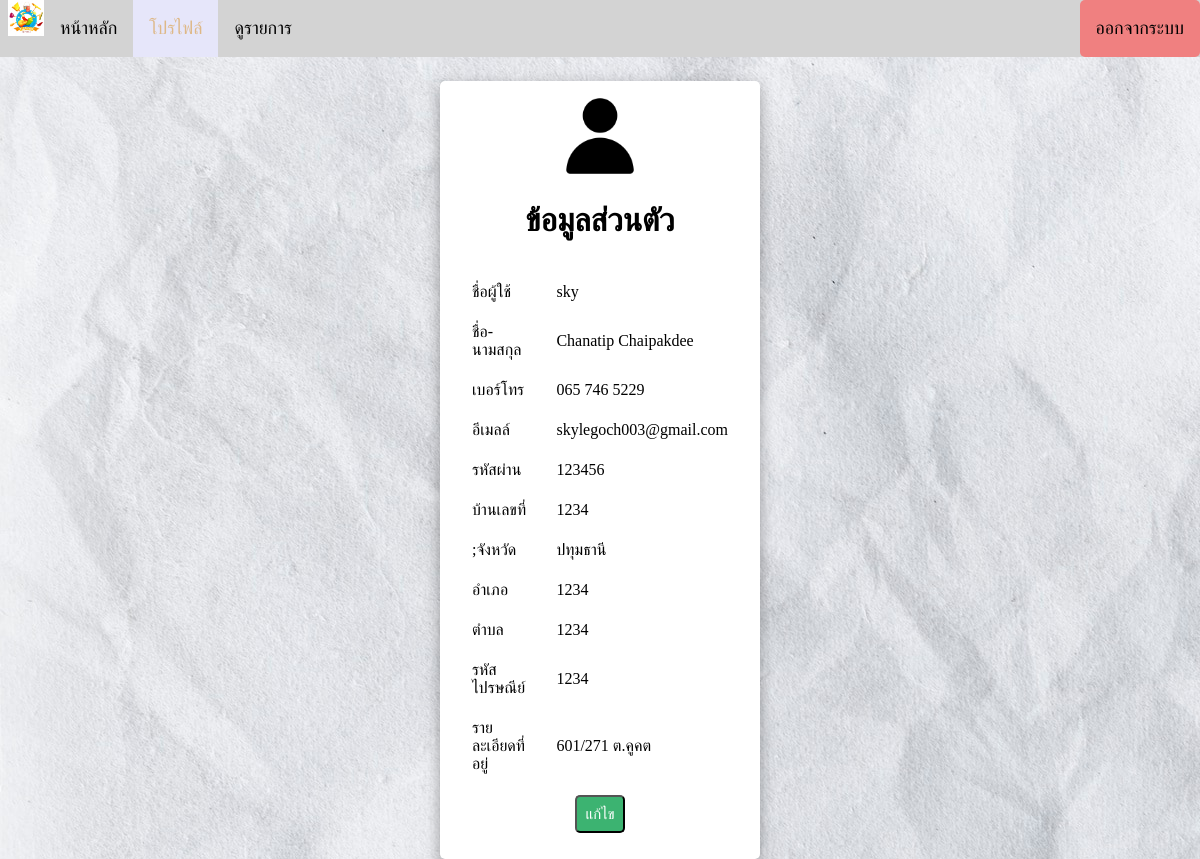
Page /Profile.php (signed in) on the committed database.
### tables this page shows
CREATE TABLE `users` (
  `username` varchar(20) NOT NULL,
  `fullname` varchar(40) NOT NULL,
  `tel` varchar(14) NOT NULL,
  `email` varchar(40) NOT NULL,
  `pw` varchar(20) NOT NULL,
  `nbhome` varchar(20) NOT NULL,
  `province` varchar(20) NOT NULL,
  `district` varchar(20) NOT NULL,
  `subdistrict` varchar(20) NOT NULL,
  `post` int(5) NOT NULL,
  `addressLocation` varchar(100) NOT NULL
);

### Profile.php (the view, shortened to what this page needs)
<?php
$objConnect = mysqli_connect("localhost","root","")or die("Can't connect to database");
mysqli_query($objConnect, "SET NAMES utf8");
$strSQL = "SELECT * FROM users WHERE username = '".$_SESSION['username']."' ";
$objQuery = mysqli_query($objConnect, $strSQL);
$objResult = mysqli_fetch_array($objQuery);
?>
<html>
    <head>
        <link rel="stylesheet" href="StyData.css">
    </head>
    <body>
        <div class="navbar">
            <img src="clean.jpg" width="3%" style="float: left; padding-left: 8">
            <a href="index.php">หน้าหลัก</a>
            <a class="active" href="Profile.php">โปรไฟล์</a>
            <a href="History.php">ดูรายการ</a>
            <a class="buttonExit" href="logout.php" style="float: right;">ออกจากระบบ</a>
        </div>
        <div class="frame">
            <form method="get" action="ProfileEdit.php">
                <img src="user.png" class="imgLogo">
                <h1>ข้อมูลส่วนตัว</h1>
                <table>
                    <tr>
                        <td>ชื่อผู้ใช้</td>
                        <td><?php echo $objResult["username"];?></td>
                    </tr>
                    <tr>
                        <td>ชื่อ-นามสกุล</td>
                        <td><?php echo $objResult["fullname"];?></td>
                    </tr>
                    <tr>
                        <td>เบอร์โทร</td>
                        <td><?php echo $objResult["tel"];?></td>
                    </tr>
                    <tr>
                        <td>อีเมลล์</td>
                        <td><?php echo $objResult["email"];?></td>
                    </tr>
                    <tr>
                        <td>รหัสผ่าน</td>
                        <td><?php echo $objResult["pw"];?></td>
                    </tr>
                    <tr>
                        <td>บ้านเลขที่</td>
                        <td><?php echo $objResult["nbhome"];?></td>
                    </tr>
                    <tr>
                        <td>;จังหวัด</td>
                        <td><?php echo $objResult["province"];?></td>
                    </tr>
                    <tr>
                        <td>อำเภอ</td>
                        <td><?php echo $objResult["district"];?></td>
                    </tr>
                    <tr>
                        <td>ตำบล</td>
                        <td><?php echo $objResult["subdistrict"];?></td>
                    </tr>
                    <tr>
                        <td>รหัสไปรษณีย์</td>
                        <td><?php echo $objResult["post"];?></td>
                    </tr>
                    <tr>
                        <td>รายละเอียดที่อยู่</td>
                        <td><?php echo $objResult["addressLocation"];?></td>
                    </tr>
                </table>
                <button class="buttonConfirm" type="submit">แก้ไข</button>
            </form>
        </div>
    </body>
</html>

### styData.css (style rules this page uses)
html, body { background-image: url(paper.jpg); background-color: lightblue; margin: 0; padding: 0; }
.navbar { background-color: lightgrey; overflow: hidden; }
.navbar a { float: left; color: black; text-align: center; padding: 18px 16px; text-decoration: none; font-size: 18px; }
.navbar a.active { background-color: lavender; color: burlywood; }
.frame { background-color: white; padding: 10 10; text-align: center; margin-top: 2%; border-radius: 5px; width: 25%; margin-left: auto; margin-right: auto; box-shadow: rgba(0, 0, 0, 0.35) 0px 5px 15px; }
.imgLogo { width: 30%; }
table, tr, td { margin-left: auto; margin-right: auto; padding: 10 10; }
.buttonExit { background-color: lightcoral; color: white; padding: 8 8; text-decoration: none; border-radius: 5px; }
.buttonConfirm { background-color: mediumseagreen; color: white; font-size: 15; padding: 8 8; text-decoration: none; border-radius: 5px; }

### rows in the picture
users: username "sky", fullname "Chanatip Chaipakdee", tel "065 746 5229", email "skylegoch003@gmail.com", pw "123456", nbhome "1234", province "ปทุมธานี", district "1234", subdistrict "1234", post "1234", addressLocation "601/271 ต.คูคต"
